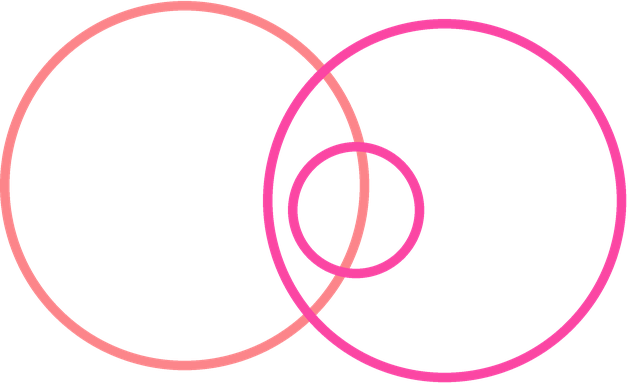
#> input picture CrushlyApp/assets/share/holup-skeleton-colour.png, 628 x 383 px; the run also reads 2 pictures not shown here
$ python make-end-splash.py out.png
#> lines starting #> are read from the running program, lines starting #| are printed output that depends on the picture
#!/usr/bin/env python3
"""The end card: darkness, a drop, the name, and a logo that fills in.

Seven seconds after every clip:

    0.0s  darkness, and one second of sound — a drop, and a voice saying
          `holup` so low it is half understood
    0.2s  the mark arrives as a skeleton, bouncing gently, like a ball
    1.0s  it starts taking colour, left to right, over two and a half seconds
    3.5s  fully coloured, still bouncing, and it stays that way until the end

The name sits above the mark and the creator's handle below it. No address, no
product strings, nothing else: the card is the last thing somebody sees of a clip
that has already left the app.

    make-end-splash.py out.mp4 --handle @Sativva

Sound is `make-end-sound.py`; the skeleton is `make-watermark.py`.
"""
from __future__ import annotations

import argparse
import subprocess
import tempfile
from pathlib import Path

import numpy as np
from PIL import Image, ImageDraw, ImageFilter, ImageFont

HERE = Path(__file__).resolve().parent
SHARE = HERE.parent / "assets/share"

W, H, FPS, SECONDS = 1080, 1920, 30, 7.0

SYMBOL = SHARE / "holup-skeleton-white.png"
SYMBOL_COLOUR = SHARE / "holup-skeleton-colour.png"
WORDMARK = SHARE / "holup-wordmark.png"
SOUND = SHARE / "holup-end-sound.wav"
FONT_HANDLE = SHARE / "fonts/Manrope_600SemiBold.ttf"

# The owner asked for the card a little smaller. Everything on it is scaled
# together rather than one element alone, or the name would stop sitting on the
# mark the way it was composed to: 8% off each piece, which reads as quieter
# without becoming small.
CARD_W = 276            # the name, above the mark
ICON_W = 175            # the mark, under the name
HANDLE_SIZE = 31

APPEAR = 0.22           # the skeleton is there by here, fading in just before
APPEAR_FADE = 0.28
COLOUR_START = 1.00
COLOUR_LOAD = 2.50      # the brief: two to three seconds
BOUNCE = 12.0           # px. A ball on a floor, not a trampoline
BOUNCE_PERIOD = 0.88


def smooth(value: float) -> float:
    value = max(0.0, min(1.0, value))
    return value * value * (3 - 2 * value)


def darkness() -> Image.Image:
    """Near-black, with the faintest glow behind where the mark will be.

    Not a background: the brief says the card opens in darkness, and a plate with
    a visible gradient in it is not darkness.
    """
    plate = Image.new("RGBA", (W, H), (6, 4, 10, 255))
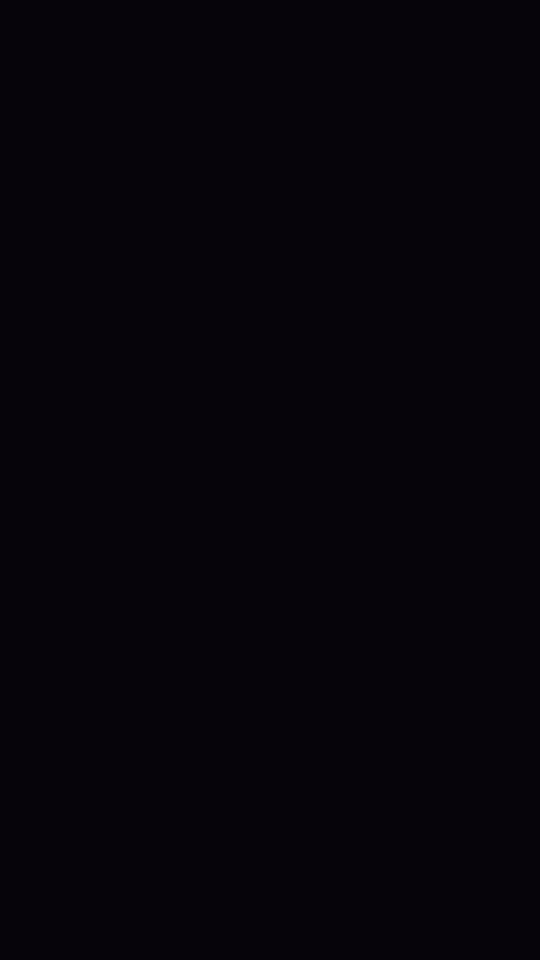
#> plate: PIL image 1080x1920 RGBA (shown at 1/2 size); mean R, G, B, A 6, 4, 10, 255
    glow = Image.new("RGBA", (W, H), (0, 0, 0, 0))
#> glow: PIL image 1080x1920 RGBA; every value is 0
    ImageDraw.Draw(glow).ellipse((W / 2 - 330, H / 2 - 330, W / 2 + 330, H / 2 + 330),
                                 fill=(96, 26, 84, 26))
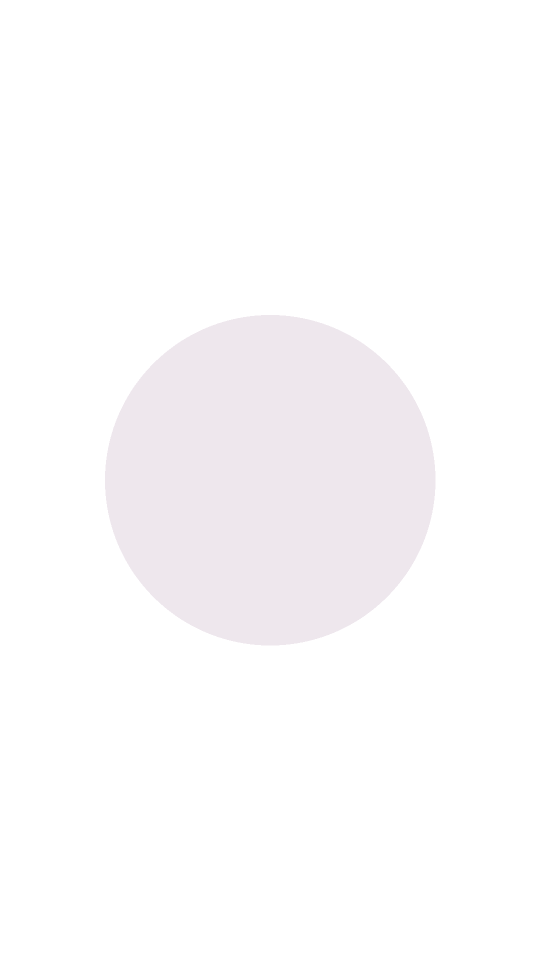
#> glow: PIL image 1080x1920 RGBA (shown at 1/2 size); mean R, G, B, A 15.9, 4.3, 13.9, 4.3; transparent parts drawn white
    return Image.alpha_composite(plate, glow.filter(ImageFilter.GaussianBlur(170)))


def pieces() -> tuple[Image.Image, Image.Image, Image.Image, Image.Image]:
    symbol = Image.open(SYMBOL).convert("RGBA")
    symbol = symbol.resize((ICON_W, round(symbol.height * ICON_W / symbol.width)),
                           Image.Resampling.LANCZOS)
#> symbol: PIL image 175x107 RGBA
    colour = Image.open(SYMBOL_COLOUR).convert("RGBA").resize(symbol.size, Image.Resampling.LANCZOS)
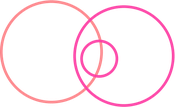
#> colour: PIL image 175x107 RGBA; mean R, G, B, A 54.3, 20.6, 33.3, 26.2; transparent parts drawn white
    word = Image.open(WORDMARK).convert("RGBA")
    word = word.resize((CARD_W, round(word.height * CARD_W / word.width)), Image.Resampling.LANCZOS)
#> word: PIL image 276x83 RGBA
    return symbol, colour, word, word


def fade(piece: Image.Image, amount: float) -> Image.Image:
    out = piece.copy()
    out.putalpha(piece.split()[3].point(lambda value: int(value * amount)))
    return out


def colour_mask(size: tuple[int, int], progress: float) -> Image.Image:
    """Left-to-right fill with a soft edge, so the colour arrives, not cuts."""
    width, height = size
    edge = width * 0.22
    reach = progress * (width + edge)
    columns = np.arange(width, dtype=np.float32)[None, :]
    row = np.clip((reach - columns) / edge, 0, 1)
    ramp = np.repeat(row, height, axis=0)      # one row broadcast to the height
    return Image.fromarray((ramp * 255).astype(np.uint8), mode="L")


def build(out: Path, handle: str | None) -> None:
    plate = darkness()
    symbol, colour, word, _ = pieces()
    tag = (handle or "").strip()
    if tag and not tag.startswith("@"):
        tag = "@" + tag

    handle_font = ImageFont.truetype(str(FONT_HANDLE), HANDLE_SIZE)
    handle_layer = None
    handle_y = 0
    if tag:
        handle_layer = Image.new("RGBA", (W, HANDLE_SIZE + 12), (0, 0, 0, 0))
        ImageDraw.Draw(handle_layer).text((W / 2, 0), tag, anchor="ma",
                                          font=handle_font, fill=(255, 255, 255, 150))

    word_y = H // 2 - 186
    icon_y = H // 2 - 34
    handle_y = icon_y + symbol.height + 26
#> handle_y = 1059

    with tempfile.TemporaryDirectory() as tmp:
        silent = Path(tmp) / "card.mp4"
        import imageio.v2 as imageio
#> (the run stopped early here; a loop or call above may not have finished)
